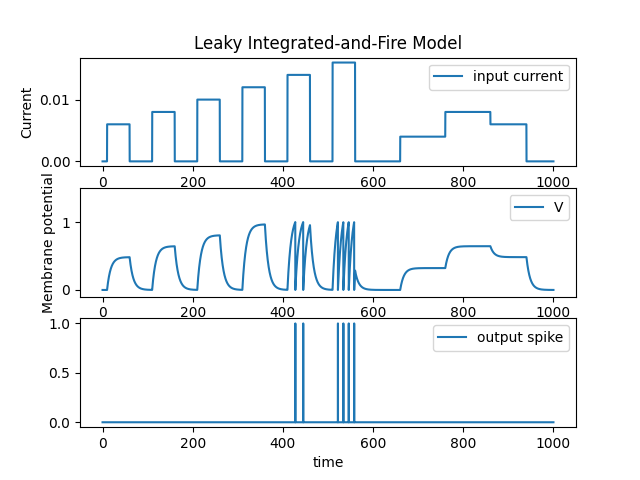

The script that drew this image:
import spaic
import torch
import numpy as np
run_time = 1000.0
backend_dt = 0.1
class TestNet(spaic.Network):
    def __init__(self):
        super(TestNet, self).__init__()
        # 输入部分选用 null_encoder, 不对输入进行编码，直接输入编码后的数据
        self.in_node = spaic.Encoder(num=1, coding_method='null')
        self.layer1 = spaic.NeuronGroup(1, model='lif')
        self.connection1 = spaic.Connection(
        self.in_node, self.layer1,
        link_type='full', weight=torch.tensor([[1]]))
        # Monitor
        self.mon_V = spaic.StateMonitor(self.layer1, 'V')
        self.mon_in = spaic.StateMonitor(self.in_node, 'O')
        self.mon_L1 = spaic.StateMonitor(self.layer1, 'O')
        # 设置仿真依赖的后端
        self.set_backend(spaic.Torch_Backend('cpu'))
        self.set_backend_dt(dt=backend_dt)

Net = TestNet()
my_input_data = torch.zeros([int(run_time/backend_dt)])
my_input_data[int(10/backend_dt):int(60/backend_dt)] = 0.006
my_input_data[int(110/backend_dt):int(160/backend_dt)] = 0.008
my_input_data[int(210/backend_dt):int(260/backend_dt)] = 0.010
my_input_data[int(310/backend_dt):int(360/backend_dt)] = 0.012
my_input_data[int(410/backend_dt):int(460/backend_dt)] = 0.014
my_input_data[int(510/backend_dt):int(560/backend_dt)] = 0.016
my_input_data[int(660/backend_dt):int(760/backend_dt)] = 0.004
my_input_data[int(760/backend_dt):int(860/backend_dt)] = 0.008
my_input_data[int(860/backend_dt):int(940/backend_dt)] = 0.006
Net.in_node(my_input_data.view(1, 10000, 1))
Net.run(run_time)

time_line = Net.mon_V.times # 监视器监视事件的时间戳
value_line = Net.mon_V.values[0][0] # 两个 [0] 分别代表在批次中第 0 个样本
input_line = Net.mon_in.values[0][0] # 以及在神经元组中第 0 个神经元
output_time = Net.mon_L1.times
output_line = Net.mon_L1.values[0][0]


import matplotlib.pyplot as plt
plt.subplot(3, 1, 1)
plt.title('Leaky Integrated-and-Fire Model')
plt.plot(time_line, input_line, label='input current')
plt.ylabel("Current")
plt.legend()
plt.subplot(3, 1, 2)
plt.plot(time_line, value_line, label='V')
plt.ylabel("Membrane potential")
plt.ylim((-0.1, 1.5))
plt.legend()
plt.subplot(3, 1, 3)
plt.plot(output_time, output_line, label='output spike')
plt.xlabel("time")
plt.legend()
plt.show()
